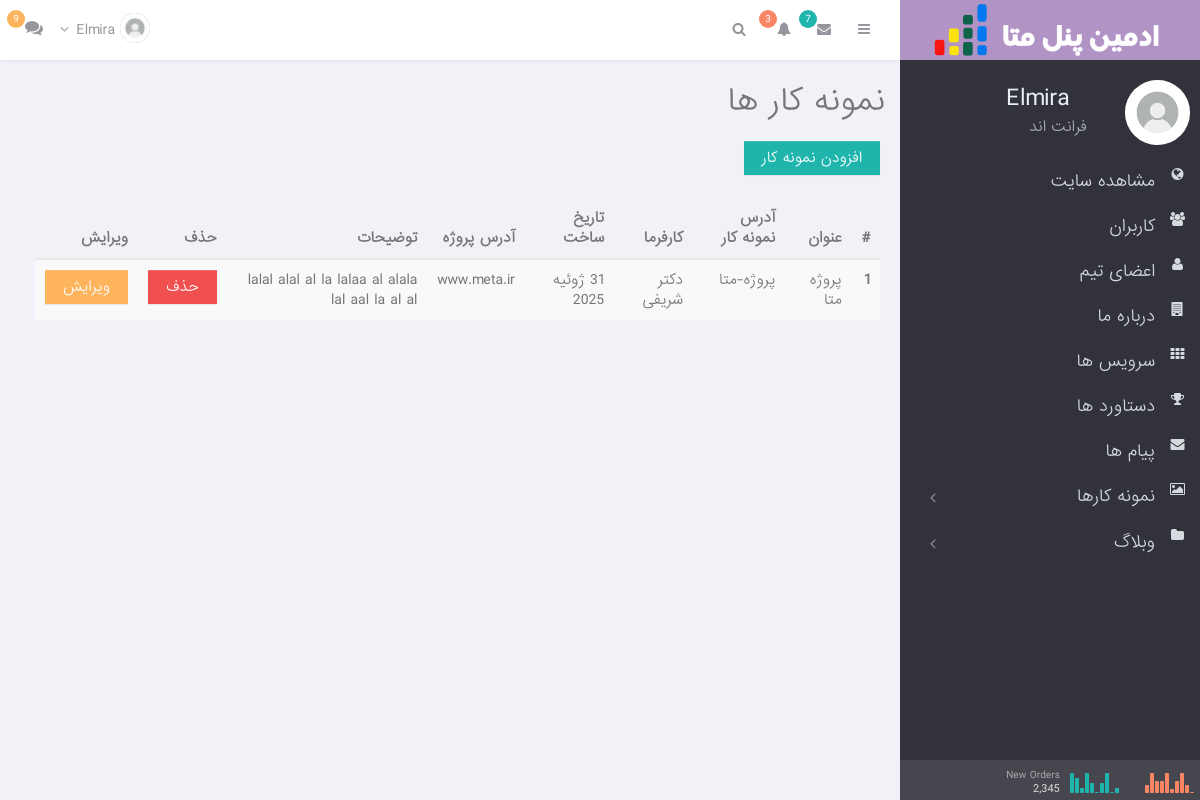
The app's page /dashboard/home/app/portfolio_list/ (signed in) with its own data.
### account/models.py (models this page shows, shortened)
class Member(AbstractBaseUser):
    full_name = models.CharField(max_length=200)
    phone_number = models.CharField(unique=True , max_length=11 , verbose_name="شماره تلفن" , null= True , blank= True)
    email = models.EmailField(unique=True)  # ایمیل به عنوان فیلد یکتا (ضروری برای ورود)
    avatar = models.ImageField(upload_to="avatar/" , blank=True , null=True , verbose_name='تصویر پروفایل')
    role = models.CharField(max_length=100,null= True , blank= True , verbose_name="نقش" )
    created = models.DateTimeField(null= True , blank= True , auto_now_add= True , verbose_name="تاریخ عضویت")
    is_active = models.BooleanField(default=True , verbose_name='آیا کاربر فعاله ؟')
    is_admin = models.BooleanField(default=False , verbose_name='آیا کاربر ادمین است ؟')
    is_superuser = models.BooleanField(default=False , verbose_name='آیا کاربر مدیر است ؟')
    USERNAME_FIELD = 'phone_number'
    REQUIRED_FIELDS = ['full_name','email']
    objects = UserManager()
    class Meta:
        verbose_name  = "کاربر"
        verbose_name_plural = "کاربران"

### home/models.py (models this page shows, shortened)
class Portfolio(models.Model):
    title = models.CharField(max_length=150, verbose_name='عنوان پروژه')
    slug = models.SlugField(max_length=100, unique=True,blank=True,allow_unicode=True , verbose_name='آدرس')
    category = models.ForeignKey(Category , on_delete= models.CASCADE , related_name= 'category', verbose_name='دسته‌بندی')
    employer = models.CharField(max_length=150, verbose_name='کارفرما')
    history = models.DateField(verbose_name='تاریخ انجام')
    address_project = models.URLField(max_length=200, verbose_name='آدرس پروژه')
    description=models.TextField(verbose_name='توضیحات')
    image = models.ImageField(upload_to = 'portfolio/', verbose_name='تصویر')
    created = models.DateTimeField(auto_now_add=True, verbose_name='تاریخ ایجاد')
    updated = models.DateTimeField(auto_now=True, verbose_name='تاریخ بروزرسانی')
    class Meta:
        verbose_name = 'نمونه‌کار'
        verbose_name_plural = 'نمونه‌کارها'

### dashboard/views.py (the view)
# urls.py: path('portfolio_list/',views.PortfolioListView.as_view(),name = 'portfolio_list'),
class PortfolioListView(ListView):
    model = Portfolio
    template_name = 'home-dashboard/portfolio_list.html'
    context_object_name = 'portfolios'

### meta/context_processors.py (called while the page is built)
def static_path(request):
    return {"STATIC_PATH": settings.STATIC_URL}

### dashboard/templates/home-dashboard/portfolio_list.html (shortened to what this page needs)
{% extends 'dashboard-base.html' %}
{% load jalali_tags %}
 {% block title %}
    <h1 class="title">نمونه کار ها</h1>
 {% endblock %}
{% block admin_content %}
<div style="direction: rtl; text-align: right; padding: 0 20px;">
<a href="{% url 'dashboard:portfolio_create' %}" class="btn btn-primary">افزودن نمونه کار </a>
<br>
<br>
  <table class="table table-dark table-striped text-right">
  <thead>
    <tr>
      <th scope="col">#</th>
      <th scope="col">عنوان</th>
      <th scope="col">آدرس نمونه کار</th>
      <th scope="col">کارفرما</th>
      <th scope="col">تاریخ ساخت</th>
      <th scope="col">آدرس پروژه</th>
      <th scope="col">توضیحات</th>
      <th scope="col">حذف</th>
      <th scope="col">ویرایش</th>
    </tr>
  </thead>
  <tbody>
  {% for portfolio in portfolios %}
    <tr>
      <th scope="row">{{forloop.counter}}</th>
      <td>{{portfolio.title}}</td>
      <td>{{portfolio.slug}}</td>
      <td>{{portfolio.employer}}</td>
      <td>{{portfolio.history|to_jalali}}</td>
      <td>{{portfolio.address_project}}</td>
      <td>{{portfolio.description|truncatechars:50}}</td>
      <td><a class="btn btn-danger" href="{% url 'dashboard:portfolio_delete' portfolio.pk %}">حذف</a></td>
      <td><a  class="btn btn-warning" href="{% url 'dashboard:portfolio_update' portfolio.pk %}">ویرایش</a></td>
    </tr>
  {% endfor %}
  </tbody>
</table>
{% endblock %}

### templates/dashboard-base.html (shortened to what this page needs)
<!DOCTYPE html>
<html class=" ">
<head>
        <link href="{{ STATIC_PATH }}admin_pannel/plugins/pace/pace-theme-flash.css" rel="stylesheet" type="text/css" media="screen"/>
        <link href="{{ STATIC_PATH }}admin_pannel/plugins/bootstrap/css/bootstrap.min.css" rel="stylesheet" type="text/css"/>
        <link href="{{ STATIC_PATH }}admin_pannel/plugins/bootstrap/css/bootstrap-theme.min.css" rel="stylesheet" type="text/css"/>
        <link href="{{ STATIC_PATH }}admin_pannel/fonts/font-awesome/css/font-awesome.css" rel="stylesheet" type="text/css"/>
        <link href="{{ STATIC_PATH }}admin_pannel/css/animate.min.css" rel="stylesheet" type="text/css"/>
        <link href="{{ STATIC_PATH }}admin_pannel/plugins/perfect-scrollbar/perfect-scrollbar.css" rel="stylesheet" type="text/css"/>
        <link href="{{ STATIC_PATH }}admin_pannel/plugins/icheck/skins/minimal/white.css" rel="stylesheet" type="text/css" media="screen"/><link href="{{ STATIC_PATH }}admin_pannel/plugins/jvectormap/jquery-jvectormap-2.0.1.css" rel="stylesheet" type="text/css" media="screen"/>
        <link href="{{ STATIC_PATH }}admin_pannel/css/style.css" rel="stylesheet" type="text/css"/>
        <link href="{{ STATIC_PATH }}admin_pannel/css/responsive.css" rel="stylesheet" type="text/css"/>
    </head>
    <body class=" ">
        <div class='page-topbar '>
            <div class='logo-area'>
            </div>
            <div class='quick-area'>
                <div class='pull-left'>
                    <ul class="info-menu left-links list-inline list-unstyled">
                        <li class="sidebar-toggle-wrap">
                            <a href="#" data-toggle="sidebar" class="sidebar_toggle">
                                <i class="fa fa-bars"></i>
                            </a>
                        </li>
                        <li class="">
                            <a href="#" data-toggle="dropdown" class="toggle">
                                <i class="fa fa-envelope"></i>
                                <span class="badge badge-primary">7</span>
                            </a>
                        </li>
                        <li class="">
                            <a href="#" data-toggle="dropdown" class="toggle">
                                <i class="fa fa-bell"></i>
                                <span class="badge badge-orange">3</span>
                            </a>
                        </li>
                        <li class="hidden-sm hidden-xs searchform">
                            <div class="input-group">
                                <span class="input-group-addon input-focus">
                                    <i class="fa fa-search"></i>
                                </span>
                            </div>
                        </li>
                    </ul>
                </div>
                <div class='pull-right'>
  <ul class="info-menu right-links list-inline list-unstyled">
                        <li class="profile">
                            <a href="#" data-toggle="dropdown" class="toggle">
                                {% if request.user.avatar %}
                                    <img src="{{request.user.avatar.url }}" alt="user-image" class="img-circle img-inline">
                                {% else %}
                                    <img src="{{ STATIC_PATH }}images/defult_profile.jpg" alt="user-image" class="img-circle img-inline">
                                {% endif %}
                                <span>{{request.user.full_name}} <i class="fa fa-angle-down"></i></span>
                            </a>
                        </li>
                        <li class="chat-toggle-wrapper">
                            <a href="#" data-toggle="chatbar" class="toggle_chat">
                                <i class="fa fa-comments"></i>
                                <span class="badge badge-warning">9</span>
                            </a>
                        </li>
                    </ul>
                </div>
            </div>
        </div>
        <div class="page-container row-fluid">
            <div class="page-sidebar ">
                <div class="page-sidebar-wrapper" id="main-menu-wrapper">
                    <div class="profile-info row">
                        <div class="profile-image col-md-4 col-sm-4 col-xs-4">
                            <a href="">
                                {% if request.user.avatar %}
                                    <img src="{{request.user.avatar.url}}" class="img-responsive img-circle">
                                {% else %}
                                    <img src="{{ STATIC_PATH }}images/defult_profile.jpg" class="img-responsive img-circle">
                                {% endif %}
                            </a>
                        </div>
                        <div class="profile-details col-md-8 col-sm-8 col-xs-8">
                            <h3>
                                <a href="">{{request.user.full_name}}</a>
                                <span class="profile-status online"></span>
                            </h3>
                            {% if request.user.role %}
                                <p class="profile-title">{{request.user.role}}</p>
                            {% else %}
                                <p class="profile-title">نقش نامشخص است</p>
                            {% endif %}
                        </div>
                    </div>
                    <ul class='wraplist'>
                          <li class="">
                            <a href="{% url 'home:home' %}">
                                <i class="fa fa-globe fa-x2"></i>
                                <span class="title" > مشاهده سایت</span>
                            </a>
                        </li>
                     {% if request.user.is_superuser %}
                        <li class="">
                            <a href="{% url 'dashboard:user_list' %}">
                                <i class="fa fa-users"></i>
                                <span class="title">کاربران</span>
                            </a>
                        <li class="">
                            <a href="{% url 'dashboard:team_list' %}">
                                <i class="fa fa-user"></i>
                                <span class="title" >اعضای تیم </span>
                            </a>
                        </li>
                        {% endif %}
                        <li class="">
                            <a href="{% url 'dashboard:edit_about' %}">
                                <i class="fa fa-building"></i>
                                <span class="title">درباره ما</span>
                            </a>
                        </li>
                        <li class="">
                            <a href="{% url 'dashboard:service_list' %}">
                                <i class="fa fa-th"></i>
                                <span class="title" >سرویس ها</span>
                            </a>
                        </li>
                        <li class="">
                            <a href="{% url 'dashboard:stats_list' %}">
                                <i class="fa fa-trophy"></i>
                                <span class="title">دستاورد ها</span>
                            </a>
                        </li>
                        <li class="">
                            <a href="{% url 'dashboard:contact_list' %}">
                                <i class="fa fa-envelope"></i>
                                <span class="title">پیام ها</span>
                            </a>
                        </li>
                        <li class="">
                            <a href="javascript:;">
                                <i class="fa fa-image"></i>
                                <span class="title">نمونه کارها</span>
                                <span class="arrow "></span>
                            </a>
                        </li>
                        <li class="">
                            <a href="javascript:;">
                                <i class="fa fa-folder"></i>
                                <span class="title">وبلاگ</span>
                                <span class="arrow "></span>
                            </a>
                        </li>
                </div>
                <div class="project-info">
                    <div class="block1">
                        <div class="data">
                            <span class='title'>New&nbsp;Orders</span>
                            <span class='total'>2,345</span>
                        </div>
                        <div class="graph">
                            <span class="sidebar_orders">...</span>
                        </div>
                    </div>
                    <div class="block2">
                        <div class="graph">
                            <span class="sidebar_visitors">...</span>
                        </div>
                    </div>
                </div>
            </div>
            <section id="main-content" class=" ">
                <section class="wrapper" style='margin-top:60px;display:inline-block;width:100%;padding:15px 0 0 15px;'>
                    <div class='col-lg-12 col-md-12 col-sm-12 col-xs-12'>
                        <div class="page-title">
                            <div class="pull-left">
                                 {% block title %}
                                 {% endblock %}
                            </div>
                        </div>
                    </div>
                    <div class="clearfix"></div>
                    {% block admin_content %}
                    {% endblock %}
                </div>
    </body>
</html>

### records on screen
Member: user.full_name "Elmira", user.role "فرانت اند"
Portfolio: title "پروژه متا", slug "پروژه-متا", employer "دکتر شریفی", history|to_jalali "31 ژوئیه 2025", address_project "www.meta.ir", description "lalal alal al la lalaa al alala lal aal la al al"
